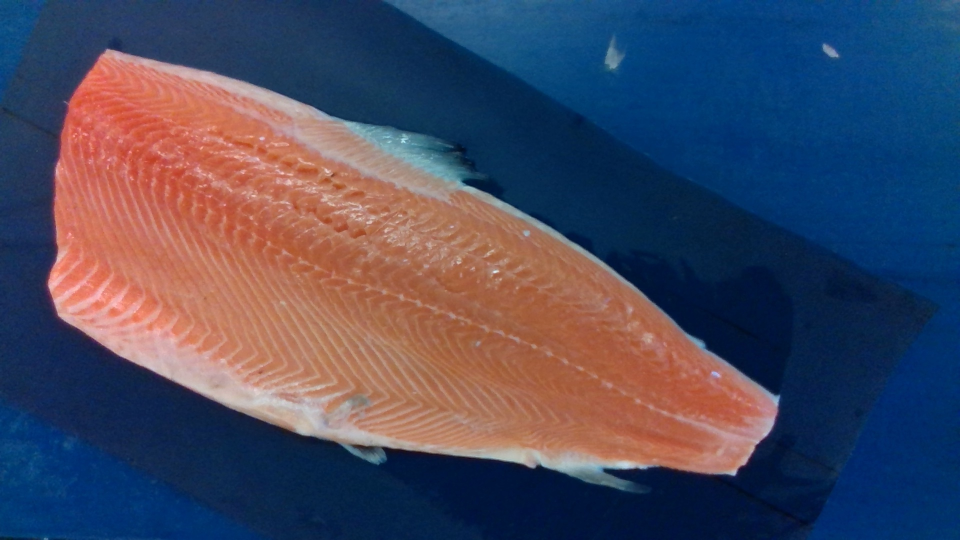
#> input picture vision_system/images_michael/input_f1.jpg, 1920 x 1080 px, found by its file name (shown at 1/2 size)
$ python salmon_inference.py
#> lines starting #> are read from the running program, lines starting #| are printed output that depends on the picture
### vision_system/APF4.py
import numpy as np
import matplotlib.pyplot as plt
import copy
from matplotlib import patches
from numpy.linalg import norm
import math
from mpl_toolkits.mplot3d import Axes3D
from matplotlib import cm
import cv2


def closest_on_line(p1, p2, p3): # Returns a point[x,y] on the line from p1 to p2, that is closest to p3
        x1, y1 = p1
        x2, y2 = p2
        x3, y3 = p3
        dx, dy = x2-x1, y2-y1
        det = dx*dx + dy*dy
        a = (dy*(y3-y1)+dx*(x3-x1))/det
        return [round(x1+a*dx), round(y1+a*dy)]

def move_along_line(A, B, distance):
    # Calculate the direction vector from A to B
    direction_vector = (B[0] - A[0], B[1] - A[1])

    # Calculate the magnitude of the direction vector
    magnitude = math.sqrt(direction_vector[0]**2 + direction_vector[1]**2)

    # Normalize the direction vector to get the unit vector
    unit_vector = (direction_vector[0] / magnitude, direction_vector[1] / magnitude)

    # Calculate the new point's coordinates by moving along the unit vector
    new_point = (A[0] + unit_vector[0] * distance, A[1] + unit_vector[1] * distance)

    return new_point


# Working params for planner:
# k_att=3, k_rep=40000, k_centerline=0.3, step_size=1, max_iters=300
class PotentialFieldPlanner4:
    def __init__(self, start, goal, hull_list, mass_center_list, k_att=2, k_rep=1, k_centerline=1, obstacle_scale = 1.2, step_size=1, goal_threshold=5, max_iters=1000):
        self.start = start
        self.goal = goal
        self.theta_start_goal = np.arctan2(goal[1]-start[1], goal[0]-start[0])
        self.hull_list = hull_list
        self.mass_center_list = mass_center_list
        self.k_att = k_att
        self.k_rep = k_rep
        self.k_c = k_centerline
        self.step_size = step_size
        self.max_iters = max_iters
        self.obstacle_scale = obstacle_scale
        self.goal_threshold = goal_threshold
        self.obstacles_present = len(hull_list) >= 1 # True if obstacles is present, else False
        #self.obstacles_present = False #For turning off obstacle avoidance


    def attractive_goal(self, position):
        d_goal = np.linalg.norm(position - self.goal)
        goal_potential = round(self.k_att*d_goal,1)
        theta_goal = np.arctan2(self.goal[1]-position[1], self.goal[0]-position[0])
        force_goal = self.k_att
        force_goal_x = force_goal * (np.cos(theta_goal))
        force_goal_y = force_goal * (np.sin(theta_goal))
        return round(force_goal_x, 2), round(force_goal_y, 1), round(goal_potential, 1)


    def attractive_centerline(self, position):
        ref_point = closest_on_line(self.start, self.goal, position)
        phi_refpoint = np.arctan2(ref_point[1]-position[1], ref_point[0]-position[0])
        d_refpoint = np.linalg.norm(position - ref_point)
        if self.obstacles_present:
            for hull in self.hull_list:
                inside_check = cv2.pointPolygonTest(hull, np.ndarray.tolist(position),False)
                if inside_check == -1: # 1:point inside, 0:point on contour, -1:point outside
                     centerline_potential = self.k_c * d_refpoint
                     force_centerline = self.k_c
                     force_centerline_x = force_centerline * np.cos(phi_refpoint)
                     force_centerline_y = force_centerline * np.sin(phi_refpoint)
                else:
                    centerline_potential = 0
                    force_centerline = 0
                    force_centerline_x = force_centerline * np.cos(phi_refpoint)
                    force_centerline_y = force_centerline * np.sin(phi_refpoint)
        else:
            centerline_potential = self.k_c*d_refpoint
            force_centerline = self.k_c
            force_centerline_x = force_centerline * np.cos(phi_refpoint)
            force_centerline_y = force_centerline * np.sin(phi_refpoint)

        return round(force_centerline_x, 2), round(force_centerline_y, 2), round(centerline_potential, 2)


    def repulsive_obstacle(self, position):
        if self.obstacles_present:
            repulsive_potential = 0
            repulsive_force = 0
            repulsive_force_x = 0
            repulsive_force_y = 0
            for cnt, center in zip(self.hull_list, self.mass_center_list):

                inside_check = cv2.pointPolygonTest(cnt, np.ndarray.tolist(position), False)
                if inside_check == 1: # 1:point inside, 0:point on contour, -1:point outside
                    # Create an imaginary line paralel to the start-stop line through the center of mass of the contour, then find the orthogonal point to position
                    refpoint = closest_on_line(center, [center[0]+50*np.cos(self.theta_start_goal), center[1]+50*np.sin(self.theta_start_goal)], position)
                    d_refpoint = np.linalg.norm(refpoint - position)
                    point_inside_check = 1
                    step = d_refpoint + 1
                    while point_inside_check >= 0:
                        edge_point = move_along_line(refpoint, position, step) # move from orthogonal point along center of mass line though current position until outside contour
                        point_inside_check = cv2.pointPolygonTest(cnt, [edge_point[0], edge_point[1]], False)
                        step += 1
                    d_contour = np.linalg.norm(position - edge_point)

                    theta_repulsive = np.arctan2(refpoint[1] - edge_point[1], refpoint[0] - edge_point[0])
                    theta_repulsive2 = np.arctan2(edge_point[1]- refpoint[1] , edge_point[0] - refpoint[0])
                    # print('Theta_start_goal',np.rad2deg(self.theta_start_goal))
                    # print('Dot product', np.dot(self.theta_start_goal, theta_repulsive))


                    repulsive_potential += 0.5 * self.k_rep * d_contour**2
                    repulsive_force += self.k_rep*d_contour
                    repulsive_force_x += repulsive_force * np.cos(theta_repulsive2)
                    repulsive_force_y += repulsive_force * np.sin(theta_repulsive2)
                else:
                    repulsive_potential += 0
                    repulsive_force += 0
                    repulsive_force_x += 0
                    repulsive_force_y += 0
        else:
            repulsive_potential = 0
            repulsive_force = 0
            repulsive_force_x = 0
            repulsive_force_y = 0

        return round(repulsive_force_x, 2), round(repulsive_force_y, 2), round(repulsive_potential, 2)

    def plan(self):
        current_position = self.start
        path = []
        path.append(current_position)
        counter = 1
        for _ in range(self.max_iters):
            counter += 1

            attractive_goal_x, attractive_goal_y, _ = self.attractive_goal(current_position)
            repulsive_obstacle_x, repulsive_obstacle_y, _ = self.repulsive_obstacle(current_position)
            attractive_centerline_x, attractive_centerline_y, _ = self.attractive_centerline(current_position)


            total_force_x = attractive_goal_x + attractive_centerline_x + repulsive_obstacle_x
            total_force_y = attractive_goal_y + attractive_centerline_y + repulsive_obstacle_y

            next_position_x = current_position[0] + self.step_size * total_force_x
            next_position_y = current_position[1] + self.step_size * total_force_y
            next_position = np.array([next_position_x, next_position_y])

            if np.linalg.norm(next_position - self.goal) < self.goal_threshold:
                print('within goal thresh')
                path.append(self.goal)
                break

            path.append(next_position)
            current_position = next_position

        return np.array(path)


# [27 lines that do not run on import are left out]

    #planner.plotTerrain()


"""
To Do:
- plot force vectors
- small change


"""

### vision_system/salmon_inference.py

import cv2
import numpy as np
import os
import copy
import random
# from vision_system.old_ideas.APF import PotentialFieldPlanner
# from vision_system.old_ideas.APF2 import PotentialFieldPlanner2
from APF4 import PotentialFieldPlanner4
from itertools import zip_longest
from scipy.interpolate import splprep, splev
import matplotlib.pyplot as plt

"""
Starting variables
"""
path_to_input = '/home/daniel/catkin_ws/src/ur3_project/vision_system/'

# [5 lines of commented-out code are left out]


def limit_pt(pt, width, height):
    # pt = [x,y]
    pt[0] = min(max(0,pt[0]), width)
    pt[1] = min(max(0,pt[1]), height)
    return pt

def scale_contour(contours, scale):
    contours_scaled = []
    for cnt in contours:
        M = cv2.moments(cnt)
        cx = int(M['m10']/M['m00'])
        cy = int(M['m01']/M['m00'])

        cnt_norm = cnt - [cx, cy]
        cnt_scaled = cnt_norm * scale
        cnt_scaled = cnt_scaled + [cx, cy]
        cnt_scaled = cnt_scaled.astype(np.int32)
        contours_scaled.append(cnt_scaled)

    return contours_scaled

#########################################################################


def get_scan_start_stop(im, binary_mask):
    img = copy.deepcopy(im)
    img_draw = copy.deepcopy(im)

    height,width = binary_mask.shape[:2]


    #horizontal = np.concatenate((image, image_draw,binary_mask), axis=1)
    # cv2.imshow('bonary_mask',binary_mask)


    # find contour
    contours, _ = cv2.findContours(binary_mask,cv2.RETR_TREE, cv2.CHAIN_APPROX_SIMPLE)
    print('Number of contours: ', len(contours))

    # Join the contours if more than 1 are found.
    if (1<len(contours)):
        centroid_list = []
        for index, cnt in enumerate(contours):
            # Momemts_list.append(cv2.moments(cnt))
            M = cv2.moments(cnt)
            if M["m00"] != 0:
                cx = int(M["m10"] / M["m00"])
                cy = int(M["m01"] / M["m00"])
            else:
                cx, cy = 0, 0
            centroid_list.append([cx,cy])

        factor = 1
        temp = np.zeros((height,width,3),dtype=np.uint8)
        temp[:,:,0] = binary_mask[:,:]
        temp[:,:,1] = binary_mask[:,:]
        temp[:,:,2] = binary_mask[:,:]
        # print("centroid_list = ", centroid_list)

        # Draw a white line between multiple centroids to joint all of them.
        for index in range(len(centroid_list)-1):
            # print("centroid_list[index] ", centroid_list[index])
            # print("centroid_list[index+1] ", centroid_list[index+1])
            cv2.line(temp,(centroid_list[index]),(centroid_list[index+1]),(255,255,255),10)
            # cv2.line(temp,(0,0),(centroid_list[index]),(255,255,255),1)       # uncomment to generate images for documentation
            # cv2.line(temp,(0,0),(centroid_list[index+1]),(255,255,255),1)     # uncomment to generate images for documentation

        # cv2.imshow("joined contours", cv2.resize(temp,(int(width/factor),int(height/factor)), cv2.INTER_LINEAR))      # uncomment to generate images for documentation
        # cv2.imwrite(path_results + "contours_" + filename, cv2.resize(temp,(int(width/factor),int(height/factor)), cv2.INTER_LINEAR))     # uncomment to generate images for documentation


    rect = cv2.minAreaRect(contours[0])
    box = cv2.boxPoints(rect)
    box = np.int0(box)
    # print("Box coordinates ([[x1,y1]...[x4,y4]]) = ", box)
    # cv2.drawContours(img_draw,[box],0,(0,0,255),2)        # uncomment to generate images for documentation
    # cv2.imshow("bbox", img_draw)                          # uncomment to generate images for documentation
    # cv2.imwrite(path_results + "bbox_" + filename, img_draw)      # uncomment to generate images for documentation


    # Cross: create a cross inside the box.
    # Average of boxes' coordinates and then converting to int
    cross = []
    cross.append( [int(i) for i in  ((box[0]+box[1])/2.0)] )
    cross.append( [int(i) for i in  ((box[1]+box[2])/2.0)] )
    cross.append( [int(i) for i in  ((box[2]+box[3])/2.0)] )
    cross.append( [int(i) for i in  ((box[3]+box[0])/2.0)] )
    # Draw crosses on the image
    # cv2.line(img_draw,cross[0], cross[2],(255,255,0),3)       # uncomment to generate images for documentation
    # cv2.line(img_draw,cross[1], cross[3],(0,255,255),3)       # uncomment to generate images for documentation
    # cv2.imshow("cross", img_draw)       # uncomment to generate images for documentation
    # cv2.imwrite(path_results + "cross_" + filename, img_draw)       # uncomment to generate images for documentation

    # Generate a belly line by comparing the l2 norm of the cross's height and width.
    d1 = np.linalg.norm([cross[0], cross[2]])
    d2 = np.linalg.norm([cross[1], cross[3]])
    belly_line = [cross[0], cross[2]] if (d1 >= d2) else [cross[1], cross[3]]

    # Note order of content ! belly_line = [[x1,y1],[x2,y2]]
    # print("Belly_line[[x1,y1],[x2,y2]] = ", belly_line)
    # angle = np.arctan2(y,x), get x and y coordinates.
    x = belly_line[0][0] - belly_line[1][0]
    y = belly_line[0][1] - belly_line[1][1]
    theta = np.arctan2(y,x)
    #print("Theta(rads) = ", theta," Theta(deg) = ", theta * 180/np.pi)

    # theta = abs(theta)

    # Use the length of the belly_line to determine the offset
    belly_norm = np.linalg.norm(belly_line)
    # print("belly_line length = ", belly_norm)
    offset = belly_norm/30

    # Create two points that are +90 and -90 to the belly line.
    x1,y1 = int(offset * np.cos(theta - np.pi/2)), int(offset * np.sin(theta - np.pi/2))
    x2,y2 = int(offset * np.cos(theta + np.pi/2)), int(offset * np.sin(theta + np.pi/2))

    sum1 = 0
    no_of_pts = 100
    line_1 = np.array([ belly_line[0] + np.array([x1,y1]), belly_line[1] + np.array([x1,y1]) ])
    line_2 = np.array([ belly_line[0] + np.array([x2,y2]), belly_line[1] + np.array([x2,y2]) ])
    # Draw the offset lines.
    # cv2.line(img_draw,line_1[0], line_1[1],(127,127,0),3)       # uncomment to generate images for documentation
    # cv2.line(img_draw,line_2[0], line_2[1],(0,127,127),3)       # uncomment to generate images for documentation
    # cv2.imshow("offset lines", img_draw)       # uncomment to generate images for documentation
    # cv2.imwrite(path_results + "offset_lines_" + filename, img_draw)       # uncomment to generate images for documentation

    line_1_inter = np.linspace(line_1[0], line_1[1], no_of_pts)
    line_2_inter = np.linspace(line_2[0], line_2[1], no_of_pts)

    # Cal sum of intensity along line_1 only on R channel of input image.
    # Note: cv2.line uses the point as [x,y], eg: cv2.line(im,[x1,y1],[x2,y2],color,thickness)
    # However the image coordinates are flipped ! ie: img[y][x]
    for p in line_1_inter:
        # points in the interpolated array are in the form [[x1,y1]...[xn,yn]]
        # [x,y] need to thresholed to [1920-1,1080-1] else the index will exceed bounds.
        x = min(int(p[0]), width-1)
        y = min(int(p[1]), height-1)
        # x = int(p[0])
        # y = int(p[1])
        sum1 = sum1 + img[y,x,2]    # sum = sum + values in Red Channel of img
    # print("LINE_1 : sum1 = ", sum1)

    sum2 = 0
    # Cal sum of intensity along line_2
    for p in line_2_inter:
        # points in the interpolated array are [[x1,y1]...[xn,yn]]
        # [x,y] need to thresholed to [1920-1,1080-1] else the index will exceed bounds.
        x = min(int(p[0]), width-1)
        y = min(int(p[1]), height-1)
        # x = int(p[0])
        # y = int(p[1])
        sum2 = sum2 + img[y,x,2]    # sum = sum + values in Red Channel of img
    # print("LINE_2 : sum2 = ", sum2)

    # # Decide which line to choose as scan line and return
    # temp = line_1 if(sum1 >= sum2) else line_2
    scan_line = line_1 if(sum1 >= sum2) else line_2


    # Decide in image space to stop the points from flipping around.
    # we find max in X between pt0 and pt1, then return the points accordingly, not need to swap.
    pt0 = np.array([ scan_line[0][0], scan_line[0][1] ])      # [x,y]
    pt1 = np.array([ scan_line[1][0], scan_line[1][1] ])      # [x,y]
    # print("pt0", pt0[0], pt0[1])
    # print("pt1", pt1[0], pt1[1])

    # Sometimes the calculated scan and belly lines will have -ve coordinates because we use trig functions.
    # We need to threshold these to the image resolution.
    # Opencv automatiically floors or thresholds -ves to 0 and values exceeding the image size are limited to max width or height.
    pt0 = limit_pt(pt0, width, height)
    pt1 = limit_pt(pt1, width, height)


    # A check to stop the flipping of points
    if ( pt0[0] < pt1[0] ):
        cv2.circle(img, (pt0[0],pt0[1]), 2, (0,255,0),5)
        cv2.circle(img, (pt1[0],pt1[1]), 2, (0,0,255),5)
        return img, pt0, pt1
    elif ( pt1[0] < pt0[0] ):
        cv2.circle(img, (pt1[0],pt1[1]), 1, (0,255,0),5)
        cv2.circle(img, (pt0[0],pt0[1]), 1, (0,0,255),5)
        return img, pt1, pt0
    else:
        print("In get_scan_start_stop: Invalid scan points")
        return img, [None,None], [None,None]

#########################################################################


def get_black_spot_coord(im, black_spot_mask):
    img_draw = copy.deepcopy(im)

    #black_spot_mask = cv2.cvtColor(black_spot_mask, cv2.COLOR_BGR2GRAY) # grayscale
    ret, thresh = cv2.threshold(black_spot_mask,120,255,cv2.THRESH_BINARY) #binary transformation
    # Find contour
    contours, _ = cv2.findContours(thresh, cv2.RETR_EXTERNAL, cv2.CHAIN_APPROX_NONE)
    #print('Number of spots: ', len(contours))
    hull_list = [cv2.convexHull(contour) for contour in contours]

    centroid_list = []
    for h in hull_list:
        # calculate moments for each contour
        M = cv2.moments(h)

        # calculate x,y coordinate of center
        cX = int(M["m10"] / M["m00"])
        cY = int(M["m01"] / M["m00"])
        centroid_list.append([cX, cY])


    return img_draw, hull_list, centroid_list
#########################################################################

def get_binary_masks(image):
    print('Trying to get binary mask')
    belly_mask = cv2.imread(path_to_input+'images_michael/binary_mask_f1.jpg') # Read
    melanin_mask = cv2.imread(path_to_input+'images_michael/melanin_mask_f1.jpg') # Read

    belly_mask = cv2.cvtColor(belly_mask, cv2.COLOR_BGR2GRAY) # Grayscale
    melanin_mask = cv2.cvtColor(melanin_mask, cv2.COLOR_BGR2GRAY) # Grayscale

    ret,belly_mask = cv2.threshold(belly_mask, 120,255,cv2.THRESH_BINARY) # Binary transformation
    ret,melanin_mask = cv2.threshold(melanin_mask, 120,255,cv2.THRESH_BINARY) # Binary transformation

    return belly_mask, melanin_mask


#########################################################################

def inference(input_source='image'):

#> called with input_source = 'image'
    if input_source == 'image':
        # Read the image input for further processing
        raw_image = cv2.imread(path_to_input + 'images_michael/input_f1.jpg')
#> raw_image is the input picture: shape (1080, 1920, 3); mean B, G, R 95.1, 73.4, 72
        raw_image = cv2.resize(raw_image, (0, 0), fx = 0.5, fy = 0.5)
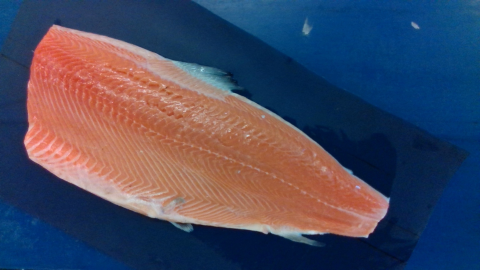
#> raw_image: shape (540, 960, 3) (shown at 1/2 size); mean B, G, R 95.3, 73.6, 72.1
        im_draw = copy.deepcopy(raw_image)

        belly_mask, melanin_mask = get_binary_masks(raw_image) # Extracts binary mask from input
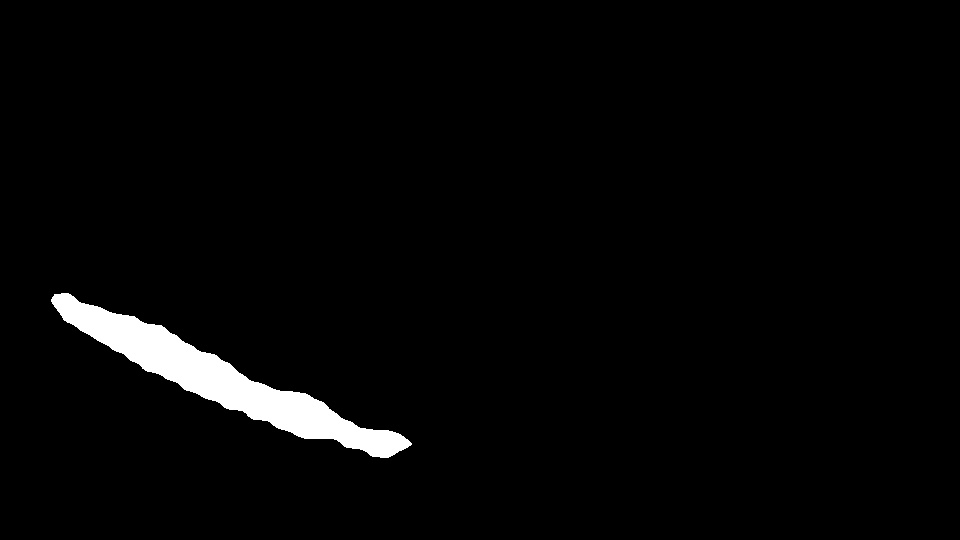
#> input picture vision_system/images_michael/binary_mask_f1.jpg, 960 x 540 px, found by its file name
#> in get_binary_masks, belly_mask is the input picture: shape (540, 960, 3); min 0, max 255, mean 6.4
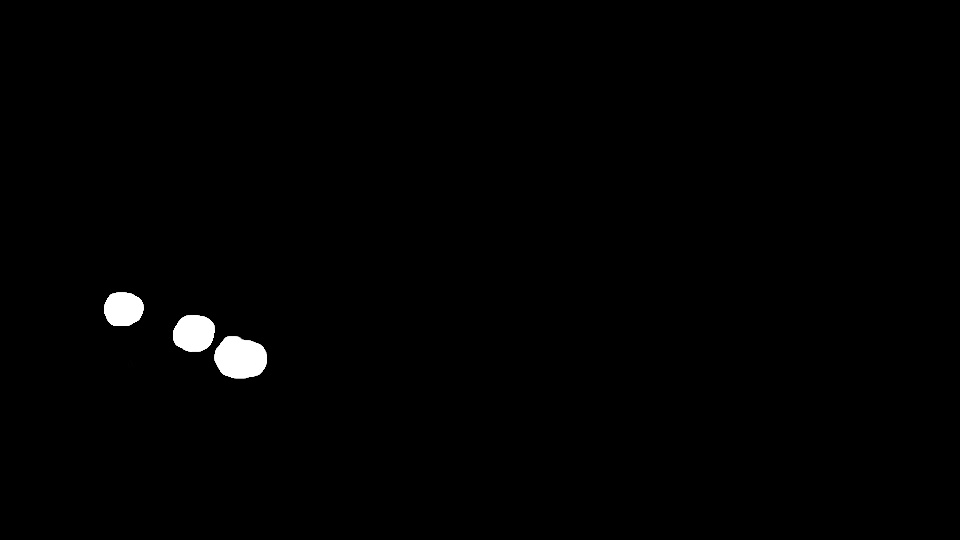
#> input picture vision_system/images_michael/melanin_mask_f1.jpg, 960 x 540 px, found by its file name
#> in get_binary_masks, melanin_mask is the input picture: shape (540, 960, 3); min 0, max 255, mean 2
#> (the rest of the program and of its run is left out)
